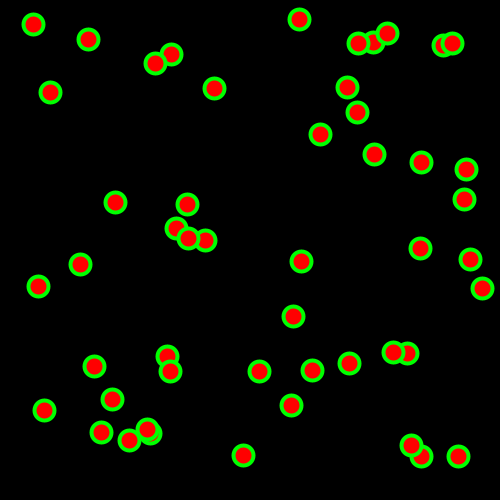
Frame 1 (no input)
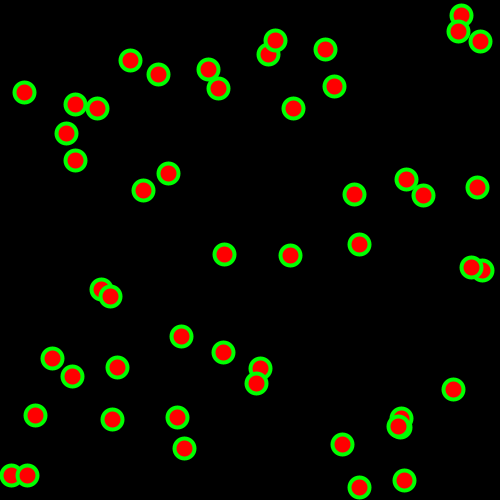
Frame 60 (the mouse pressed at the canvas centre just before this capture)
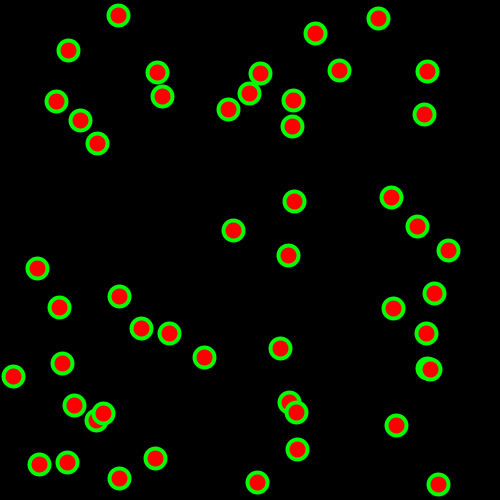
Frame 120 (the mouse held since frame 60 and released just before this capture)

The Processing sketch that drew these frames (run headless with seeded random() and noise(); from frame 60 on, the mouse is pressed at the canvas centre):

// Processing sketch: manyballs
// ── manyballs.pde
float [] x;
float [] y;
float [] xDelta;
float [] yDelta;
int numOfBalls = 50;

void setup() {
  size(500, 500);
  frameRate(60);
  
  x = new float[numOfBalls];
  y = new float[numOfBalls];
  xDelta = new float[numOfBalls];
  yDelta = new float[numOfBalls];
  
  for(int i = 0; i < numOfBalls; i++) {
    x[i] = random(10, 490);
    y[i] = random(10, 490);
    xDelta[i] = random(-3, 3);
    yDelta[i] = random(-3, 3);
  }
} 

void draw() {
  background(0);
  fill(255, 0, 0);
  stroke(0, 255, 0);
  strokeWeight(4);
  
  for(int i = 0; i < numOfBalls; i++) {
    ellipse(x[i], y[i], 20, 20);
    x[i] = x[i] + xDelta[i];
    y[i] = y[i] + yDelta[i];
    
    if((x[i] > width - 10) || (x[i] < 10)) {
      xDelta[i] = -xDelta[i];
    }
    if((y[i] > width - 10) || (y[i] < 10)) {
      yDelta[i] = -yDelta[i];
    }
  }
}
